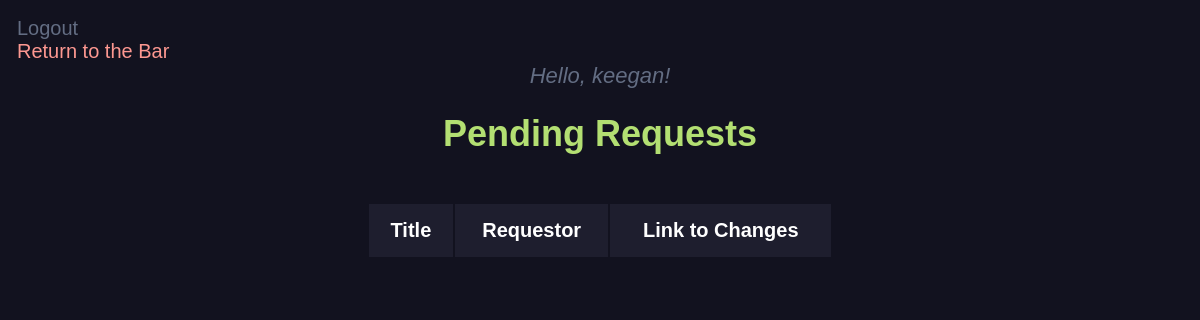
/merge_requests/ (signed in), run on an earlier commit of the app's database.
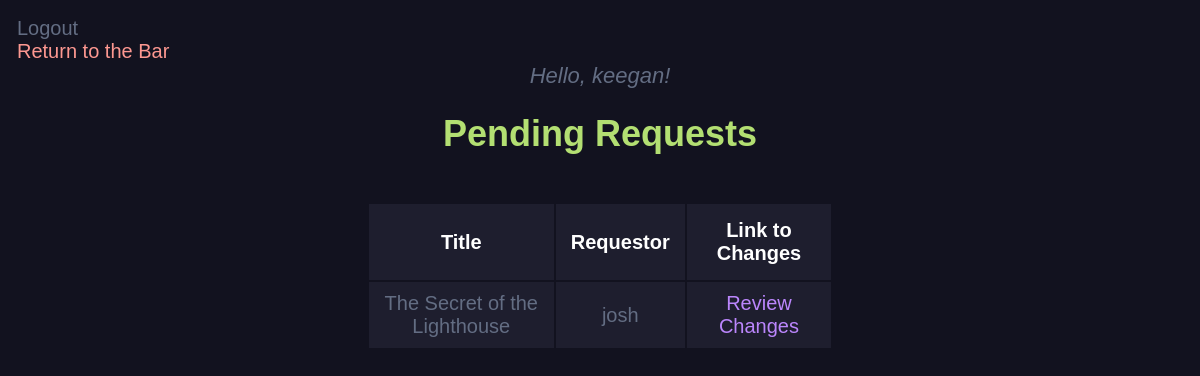
And on a later commit of the database.
### main.py (models this page shows, shortened)
class MergingRequest(db.Model):
    id = db.Column(db.Integer, primary_key=True)
    story_id = db.Column(db.Integer, db.ForeignKey('new_story.id'), nullable=False)
    version_id = db.Column(db.Integer, db.ForeignKey('new_version.id'), nullable=False)
    requestor_id = db.Column(db.Integer, db.ForeignKey('user.id'), nullable=False)
    status = db.Column(db.String(20), default='Pending', nullable=False)
    created_at = db.Column(db.DateTime, default=datetime.utcnow())
    updated_at = db.Column(db.DateTime, default=datetime.utcnow(), onupdate = datetime.utcnow())
    story = db.relationship('NewStory', backref=backref('merging_requests', lazy=True))
    version = db.relationship('NewVersion', backref=backref('merging_requests', uselist=False))
    requestor = db.relationship('User', backref=backref('merging_requests', lazy=True))

class NewStory(db.Model):
    id = db.Column(db.Integer, primary_key=True)
    title = db.Column(db.String(200), nullable=False)
    genre = db.Column(db.String(200), nullable=True)
    content = db.Column(db.Text, nullable=False)
    date_created = db.Column(db.DateTime, default=datetime.utcnow)
    author_id = db.Column(db.Integer, db.ForeignKey('user.id'), nullable=False)
    current_version_id = db.Column(db.Integer, db.ForeignKey('new_version.id'), nullable=True)
    __table_args__ = (
        ForeignKeyConstraint(['author_id'], ['user.id'], name='fk_new_story_author_id'),
        ForeignKeyConstraint(['current_version_id'], ['new_version.id'], name='fk_new_story_current_version_id')
    )
    current_version = db.relationship('NewVersion', foreign_keys=[current_version_id], post_update=True)
    versions = db.relationship('NewVersion', backref='story', lazy=True, foreign_keys='NewVersion.story_id')

class User(db.Model, UserMixin):
    id = db.Column(db.Integer, primary_key=True)
    username = db.Column(db.String(20), nullable=False, unique=True)
    password = db.Column(db.String(80), nullable=False)
    stories = db.relationship('NewStory', backref='author', lazy=True, foreign_keys=[NewStory.author_id])

### main.py (the view)
@app.route('/merge_requests/', methods=['GET'])
@login_required
def view_merge_requests():
    merge_requests = MergingRequest.query.join( NewStory, MergingRequest.story_id == NewStory.id).filter(
        NewStory.author_id == current_user.id,
        MergingRequest.status == "Pending").all()
    return render_template('merge_requests.html', merge_requests=merge_requests)

### main.py (called while the page is built)
@login_manager.user_loader
def load_user(user_id):
    return User.query.get(int(user_id))

### templates/merge_requests.html (shortened to what this page needs)
<!DOCTYPE html>
<link rel="stylesheet" href="{{ url_for('static', filename='css/merge_requests.css') }}">
{% if current_user.is_authenticated %}
	<a href="/logout/" class="button">Logout</a><br>
	<a href="/" class="return-to-bar">Return to the Bar</a>
	<div style = "text-align: center;">
		<em style = "color: #636d83; font-size: 22px; font-family: sans-serif;">Hello, {{ current_user.username }}!</em>
	</div>
{% endif %}
<h1 style="text-align: center;" class="content">Pending Requests</h1><br>
<table class="versions-table">
	<tr>
		<th>Title</th>
		<th>Requestor</th>
		<th>Link to Changes</th>
	</tr>
	{% for request in merge_requests %}
	<tr>
		<td>{{ request.story.title }}</td>
		<td>{{ request.requestor.username }}</td>
		<td><a href="{{ url_for('review_changes', version_id=request.version_id) }}" class="story-link">Review Changes</a></td>
	</tr>
	{% endfor %}
</table>

What changed in the data, as far as the page shows it:
added MergingRequest: story "The Secret of the Lighthouse", requestor.username "josh"
